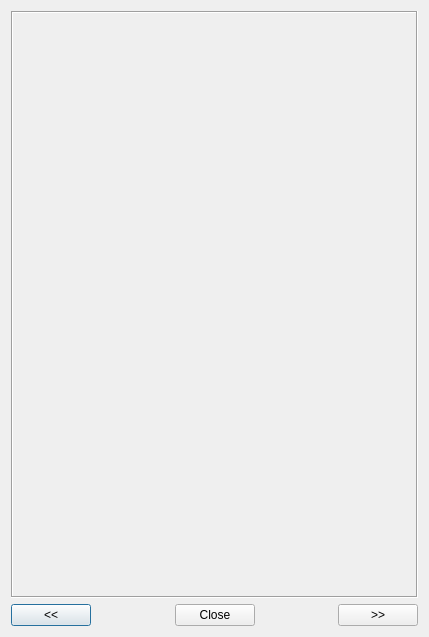
<?xml version="1.0" encoding="UTF-8"?>
<ui version="4.0">
 <class>dialogPageBrowser</class>
 <widget class="QDialog" name="dialogPageBrowser">
  <property name="geometry">
   <rect>
    <x>0</x>
    <y>0</y>
    <width>429</width>
    <height>637</height>
   </rect>
  </property>
  <property name="sizePolicy">
   <sizepolicy hsizetype="Fixed" vsizetype="Fixed">
    <horstretch>0</horstretch>
    <verstretch>0</verstretch>
   </sizepolicy>
  </property>
  <property name="windowTitle">
   <string>Page Browser</string>
  </property>
  <layout class="QGridLayout" name="gridLayout">
   <item row="0" column="0">
    <layout class="QVBoxLayout" name="verticalLayout">
     <item>
      <widget class="QLabel" name="lblPage">
       <property name="sizePolicy">
        <sizepolicy hsizetype="Preferred" vsizetype="Expanding">
         <horstretch>0</horstretch>
         <verstretch>0</verstretch>
        </sizepolicy>
       </property>
       <property name="minimumSize">
        <size>
         <width>100</width>
         <height>150</height>
        </size>
       </property>
       <property name="frameShape">
        <enum>QFrame::Box</enum>
       </property>
       <property name="frameShadow">
        <enum>QFrame::Sunken</enum>
       </property>
       <property name="text">
        <string/>
       </property>
       <property name="scaledContents">
        <bool>false</bool>
       </property>
       <property name="alignment">
        <set>Qt::AlignCenter</set>
       </property>
      </widget>
     </item>
     <item>
      <layout class="QHBoxLayout" name="horizontalLayout">
       <property name="sizeConstraint">
        <enum>QLayout::SetMaximumSize</enum>
       </property>
       <item>
        <widget class="QPushButton" name="btnPrev">
         <property name="text">
          <string>&lt;&lt;</string>
         </property>
        </widget>
       </item>
       <item>
        <widget class="QDialogButtonBox" name="buttonBox">
         <property name="orientation">
          <enum>Qt::Horizontal</enum>
         </property>
         <property name="standardButtons">
          <set>QDialogButtonBox::Close</set>
         </property>
         <property name="centerButtons">
          <bool>true</bool>
         </property>
        </widget>
       </item>
       <item>
        <widget class="QPushButton" name="btnNext">
         <property name="text">
          <string>&gt;&gt;</string>
         </property>
        </widget>
       </item>
      </layout>
     </item>
    </layout>
   </item>
  </layout>
 </widget>
 <resources/>
 <connections>
  <connection>
   <sender>buttonBox</sender>
   <signal>accepted()</signal>
   <receiver>dialogPageBrowser</receiver>
   <slot>accept()</slot>
   <hints>
    <hint type="sourcelabel">
     <x>248</x>
     <y>254</y>
    </hint>
    <hint type="destinationlabel">
     <x>157</x>
     <y>274</y>
    </hint>
   </hints>
  </connection>
  <connection>
   <sender>buttonBox</sender>
   <signal>rejected()</signal>
   <receiver>dialogPageBrowser</receiver>
   <slot>reject()</slot>
   <hints>
    <hint type="sourcelabel">
     <x>316</x>
     <y>260</y>
    </hint>
    <hint type="destinationlabel">
     <x>286</x>
     <y>274</y>
    </hint>
   </hints>
  </connection>
 </connections>
</ui>
